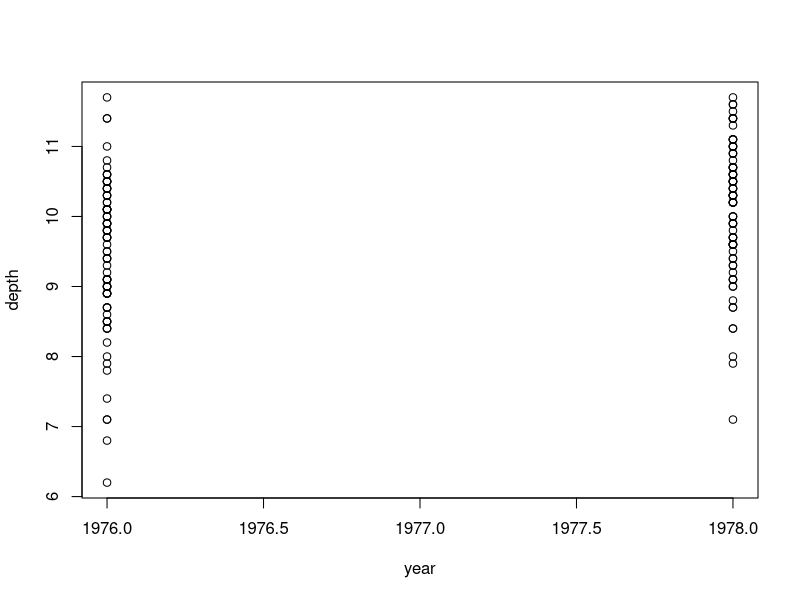
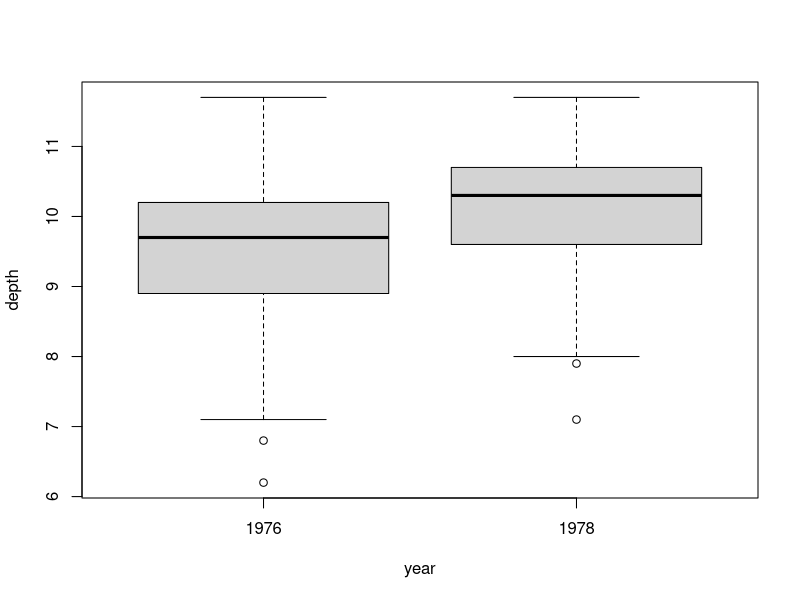

Write the R code that produced these figures, in order.

# The first thing is to change your working directory
setwd("U:\\401A\\sleuth3csv")
# if you are using your own computer, select File -> Change dir...
# and select the location where you put all the datasets. 

getwd() # Check your working directory



# For calculating pvalues
(p1 = 1-pnorm(2))         # P(Z > 2)
(p2 = 1-pt(3,5))          # P(t_5 > 3)
(p3 = 1-pt(3,5)+pt(-3,5)) # P(t_5 > |3|)
(p4 = 1-pf(5,25,26))      # P(F_25,26 > 5)

# Critical values for constructing confidence intervals
(q1 = qnorm(.975))        # 0.975 = P(Z<q1)
(q2 = qt(.975,5))         # 0.975 = P(t_5 > q2)




case0201 = read.csv('case0201.csv')
names(case0201) = tolower(names(case0201))

head(case0201,10) # first 10 rows

# Something like Display 2.1, see the boxplots 
by(case0201$depth, case0201$year, stem)

# but this is better 
plot(depth~year, case0201) 
boxplot(depth~year, case0201)

# Statistical Conclusion on page 30
t.test(depth~year, case0201, var.equal=TRUE)




case0202 = read.csv('case0202.csv')
names(case0202) = tolower(names(case0202)) 
case0202$diff = with(case0202, unaffected-affected)

# Display 2.2 
case0202
summary(case0202)

mean(case0202$diff)
sd(case0202$diff)
length(case0202$diff)

# Results above Display 2.2 and on the next page
t.test(case0202$diff) # or the next one
t.test(case0202$unaffected, case0202$affected, paired=TRUE)

# Displays 2.8, 2.9, 2.10 
stats = function(x) return(c(length(x), mean(x), sd(x)))
by(case0201$depth, case0201$year, stats)

# An alternative is to use the plyr package
# this package needs to be installed prior to use
install.packages("plyr") 
# after installing, comment the line above by putting a '#' at the beginning
require(plyr) # this loads the package for the current R session
ddply(case0201, .(year), summarize, n=length(depth), mean=mean(depth), sd=sd(depth))



# Getting help
?t.test              # function name must match exactly
help.search("ttest")



# When you quit R, it will ask you 'Save workspace image?' 
# get into the habit of clicking 'No'
